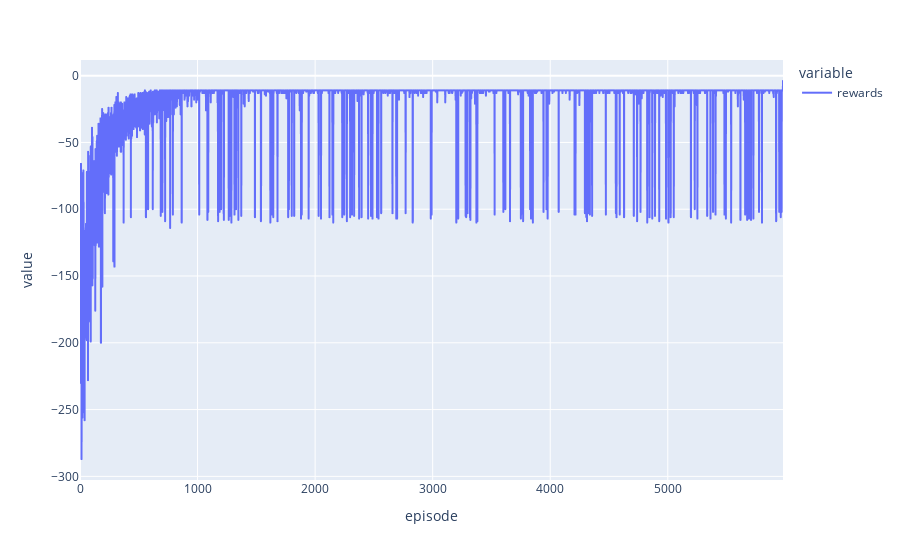

Notebook code cell kept with this figure:
### Code cell
trajectories = pd.DataFrame(obs)
trajectories["episode"] = done.cumsum()
trajectories["episode"] = trajectories["episode"].shift().fillna(0)
trajectories["rewards"] = rewards

rewards_per_ep = trajectories[["rewards", "episode"]].groupby("episode").agg("sum")
px.line(rewards_per_ep)

### Figure 1 — Plotly figure (JSON) as saved in the notebook; plotly's stock layout.template omitted (floating-point values rounded to 4 significant figures; data arrays with more than 128 entries replaced by an {"elided": "..."} marker saying what was removed)
{"data": [{"hovertemplate": "variable=rewards<br>episode=%{x}<br>value=%{y}<extra></extra>", "legendgroup": "rewards", "line": {"color": "#636efa", "dash": "solid"}, "marker": {"symbol": "circle"}, "mode": "lines", "name": "rewards", "showlegend": true, "type": "scattergl", "x": {"elided": "5981 int values"}, "xaxis": "x", "y": {"elided": "5981 int values"}, "yaxis": "y"}], "layout": {"legend": {"title": {"text": "variable"}, "tracegroupgap": 0}, "margin": {"t": 60}, "xaxis": {"anchor": "y", "domain": [0, 1], "title": {"text": "episode"}}, "yaxis": {"anchor": "x", "domain": [0, 1], "title": {"text": "value"}}}}
